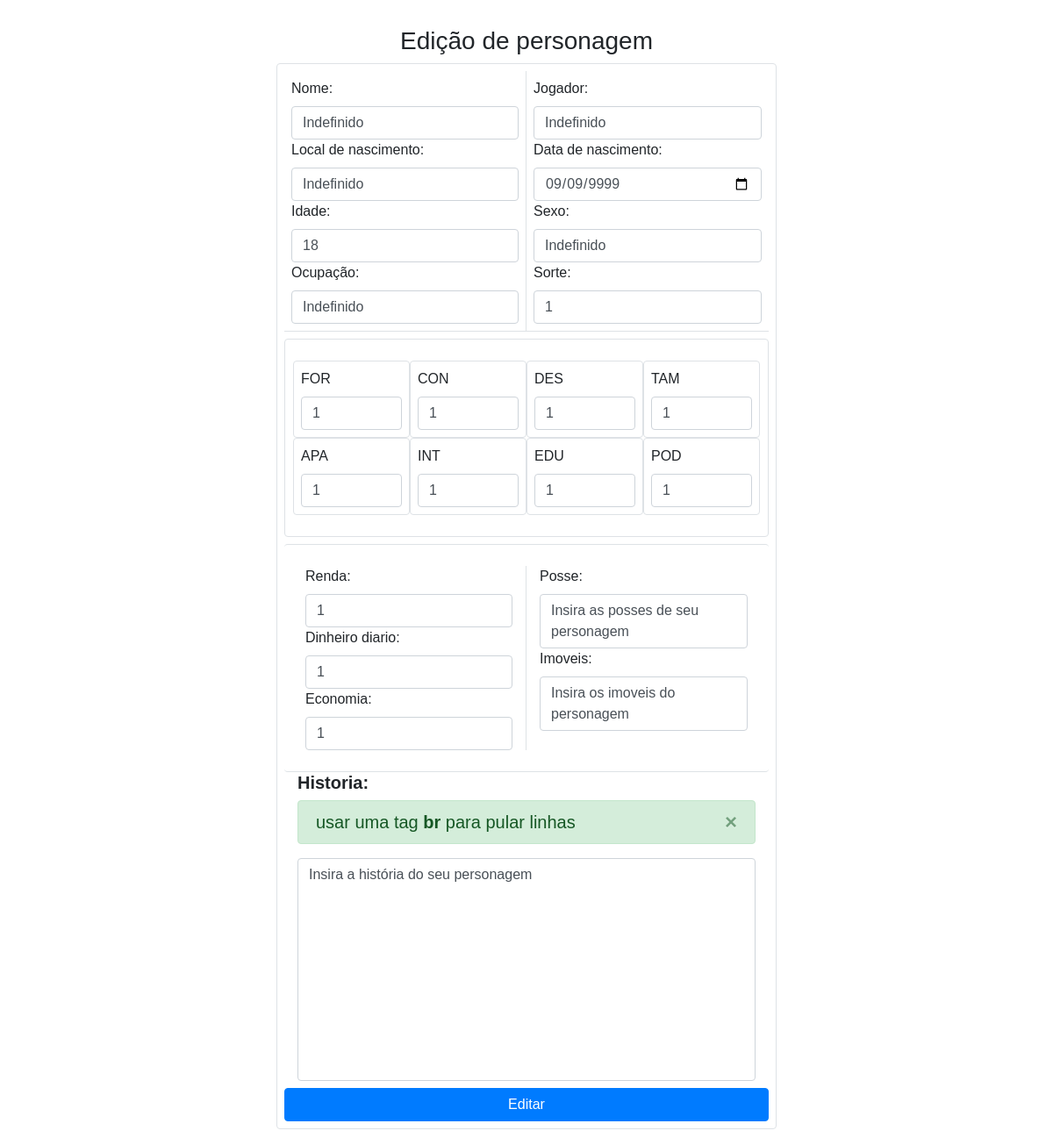
/EditPersonagemForm.php, run on an earlier commit of the app's database.
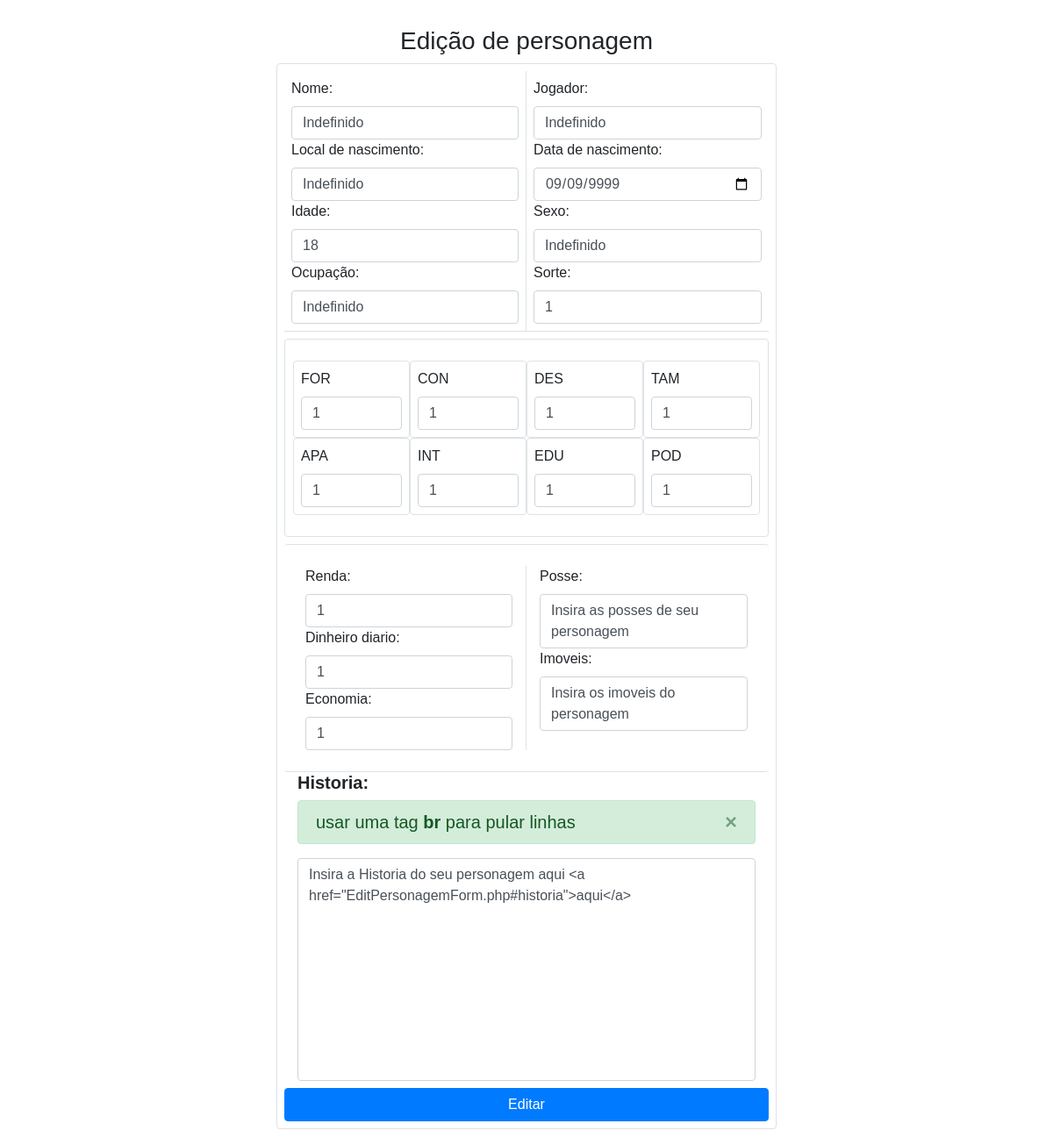
And on a later commit of the database.
### tables this page shows
CREATE TABLE `personagem` (
  `id` int(30) NOT NULL,
  `nome` varchar(30) NOT NULL,
  `jogador` varchar(30) NOT NULL,
  `ocupacao` varchar(30) NOT NULL DEFAULT 'indefinido',
  `localnascimento` varchar(60) NOT NULL,
  `datanascimento` date NOT NULL,
  `idade` int(30) NOT NULL,
  `sexo` varchar(20) NOT NULL,
  `bd` varchar(30) NOT NULL DEFAULT 'NONE',
  `vidatotal` int(11) NOT NULL DEFAULT 1,
  `vidaatual` int(11) NOT NULL DEFAULT 1,
  `sorte` int(11) NOT NULL DEFAULT 1,
  `sanidade` int(11) NOT NULL DEFAULT 99,
  `morrendo` tinyint(1) NOT NULL DEFAULT 0,
  `lesaograve` tinyint(1) NOT NULL DEFAULT 0,
  `historia` text NOT NULL
);

### EditPersonagemForm.php (the view, shortened to what the changed rows need)
<?php
require_once('connect.php');
$query_personagem = "SELECT * FROM personagem";
$query_result_personagem = mysqli_query($conn, $query_personagem);
$personagem = mysqli_fetch_assoc($query_result_personagem);
?>
<!DOCTYPE html>
<html lang="en">
<head>
    <link rel="stylesheet" href="./public/css/bootstrap.css">
    <link rel="stylesheet" href="./public/css/style.css">
</head>
<body>
    <div class="container-fluid">
        <form action="EditPersonagem.php" method="post">
            <div style="margin: 0px 270px" class="border rounded row p-2">
                <div class="col-6 p-2 border-right border-bottom">
                    <label for="nome">Nome:</label>
                        <input type="text" name="nome" id="nome" class="form form-control" value="<?php echo $personagem['nome'] ; ?>" required >
                    <label for="localnascimento">Local de nascimento:</label>
                        <input required type="text" name="localnascimento" id="localnascimento" class="form form-control" value="<?php echo $personagem['localnascimento']; ?>">
                    <label for="idade">Idade:</label>
                        <input required type="number" name="idade" id="idade" class="form form-control" value="<?php echo $personagem['idade']; ?>">
                    <label for="ocupacao">Ocupação:</label>
                        <input required type="text" name="ocupacao" id="ocupacao" class="form form-control" value="<?php echo $personagem['ocupacao']; ?>">
                </div>
                <div class="col-6 p-2 border-bottom">
                    <label for="jogador">Jogador:</label>
                        <input required type="text" name="jogador" id="jogador" class="form form-control" value="<?php echo $personagem['jogador']; ?>">
                    <label for="datanascimento">Data de nascimento:</label>
                        <input required type="date" name="datanascimento" id="datanascimento" class="form form-control" value="<?php echo $personagem['datanascimento']; ?>">
                    <label for="sexo">Sexo:</label>
                        <input required type="text" name="sexo" id="sexo" class="form form-control" value="<?php echo $personagem['sexo']; ?>">
                    <label for="sorte">Sorte:</label>
                        <input required type="number" name="sorte" id="sorte" class="form form-control" value="<?php echo $personagem['sorte']; ?>">
                </div>
                <div class="col-12" id="historia">
                    <h5>
                        <label for="historia"><strong>Historia:</strong></label>
                            <div class="alert alert-success alert-dismissible fade show col-12" role="alert">
                                    usar uma tag <strong>br</strong> para pular linhas
                                    <button type="button" class="close" data-dismiss="alert" aria-label="Close">
                                    </button>
                                </div>
                            <textarea required style="resize: none" name="historia" id="historia" cols="30" rows="10" class="form form-control"><?php echo $personagem['historia']; ?></textarea>
                    </h5>
                </div>
            </div>
        </form>
    </div>
</body>
</html>

What changed in the data, as far as the page shows it:
changed personagem "Indefinido": historia "Insira a história do seu personagem" → "Insira a Historia do seu personagem aqui <a href=\"EditPersonagemForm.php#historia\">aqui</a>"
